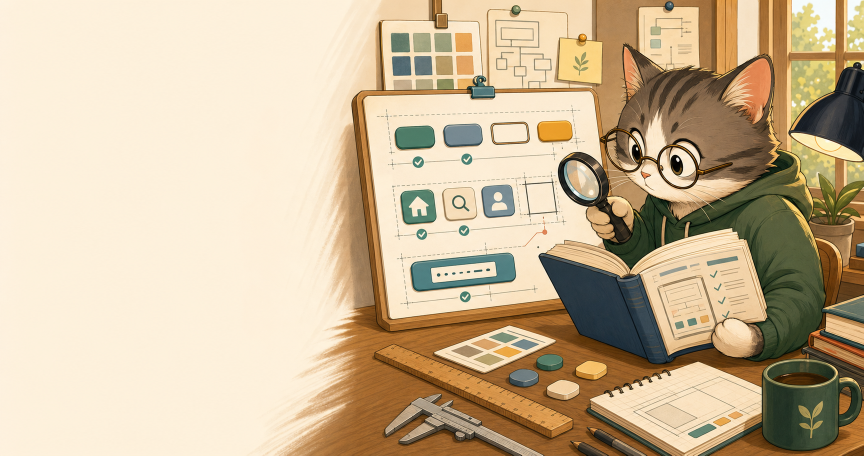
#> input picture assets/social-preview-artwork.png, 1727 x 911 px (shown at 1/2 size)
$ python generate-social-preview.py
#> lines starting #> are read from the running program, lines starting #| are printed output that depends on the picture
#> in build, artwork is the input picture: PIL image 1727x911 RGB; mean R, G, B 203, 183.2, 152.5
#!/usr/bin/env python3
"""Build the ground-my-ui social preview pair from the generated artwork.

The source artwork was generated with OpenAI's built-in image generation tool.
This script deterministically normalizes that artwork, applies the house fade,
and composites the exact approved copy. Fonts are macOS Avenir Next — on
other platforms install an equivalent or the script stops at FONT_PATHS.
"""

from pathlib import Path
from PIL import Image, ImageDraw, ImageFont


ASSETS = Path(__file__).resolve().parent
ARTWORK = ASSETS / "social-preview-artwork.png"
BASE = ASSETS / "social-preview-base.png"
FINAL = ASSETS / "social-preview.png"

CREAM = (254, 245, 229)
INK = (16, 33, 43)
TEAL = (31, 143, 138)
CORAL = (226, 86, 74)

# The fade below is solid cream to x=560 and clear by x=850 in base space, with
# alpha = 255*(1-t)**2. Text stays where alpha is still >=90% of cream, i.e.
# t<=0.051 -> x<=575 in base space, scaled by 1200/1731 for the final canvas.
SAFE_RIGHT = round(575 * 1200 / 1731)

FONT_PATHS = (
    Path("/System/Library/Fonts/Avenir Next.ttc"),
    Path("/Library/Fonts/Avenir Next.ttc"),
)


def font(size: int, index: int) -> ImageFont.FreeTypeFont:
    for path in FONT_PATHS:
        if path.exists():
            return ImageFont.truetype(str(path), size, index=index)
    raise FileNotFoundError("Avenir Next is required to reproduce the text layer")


def cover(image: Image.Image, size: tuple[int, int]) -> Image.Image:
#> called with size = (1731, 909)
    target_ratio = size[0] / size[1]
    source_ratio = image.width / image.height
#> source_ratio = 1.9
    if source_ratio > target_ratio:
        crop_width = round(image.height * target_ratio)
        left = (image.width - crop_width) // 2
        image = image.crop((left, 0, left + crop_width, image.height))
    elif source_ratio < target_ratio:
        crop_height = round(image.width / target_ratio)
#> crop_height = 907
        top = (image.height - crop_height) // 2
#> top = 2
        image = image.crop((0, top, image.width, top + crop_height))
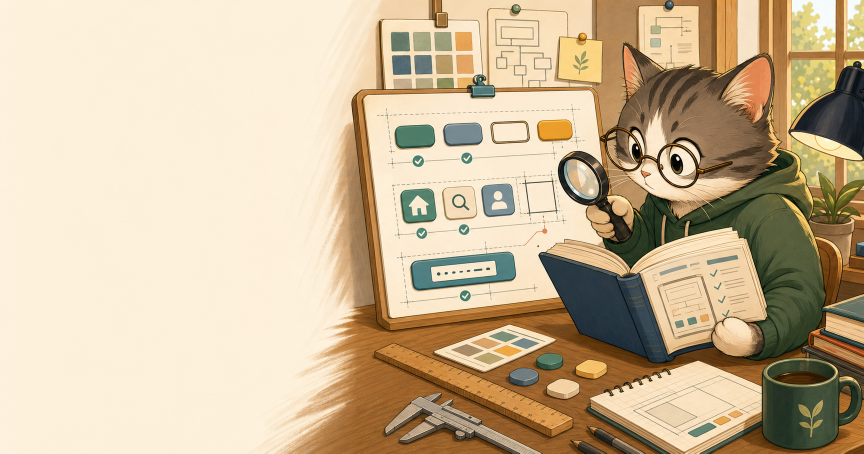
#> image: PIL image 1727x907 RGB (shown at 1/2 size); mean R, G, B 203, 183.2, 152.6
    return image.resize(size, Image.Resampling.LANCZOS)
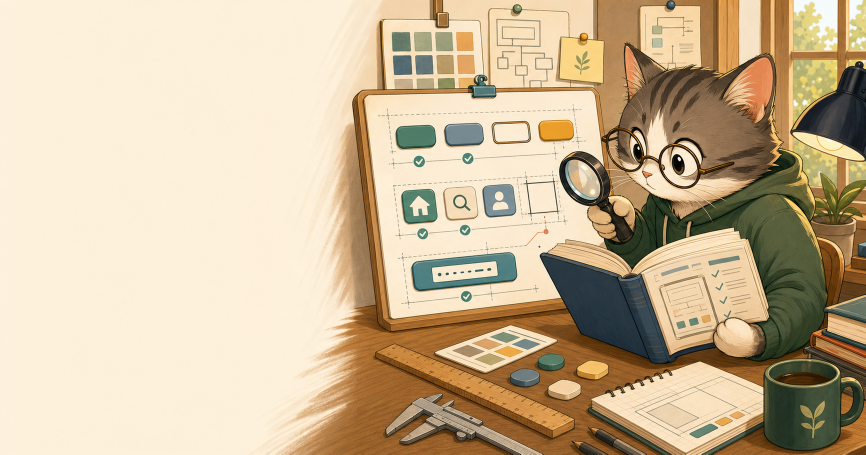
#> returned value: PIL image 1731x909 RGB (shown at 1/2 size); mean R, G, B 203, 183.2, 152.6


def add_house_fade(image: Image.Image, solid_until: int, clear_at: int) -> Image.Image:
#> called with solid_until = 560, clear_at = 850
    overlay = Image.new("RGBA", image.size, CREAM + (0,))
    alpha = Image.new("L", image.size)
#> alpha: PIL image 1731x909 L; every value is 0
    pixels = alpha.load()
    for x in range(image.width):
        if x <= solid_until:
            value = 255
        elif x >= clear_at:
            value = 0
        else:
            t = (x - solid_until) / (clear_at - solid_until)
            value = round(255 * (1 - t) ** 2)
        for y in range(image.height):
            pixels[x, y] = value
    overlay.putalpha(alpha)
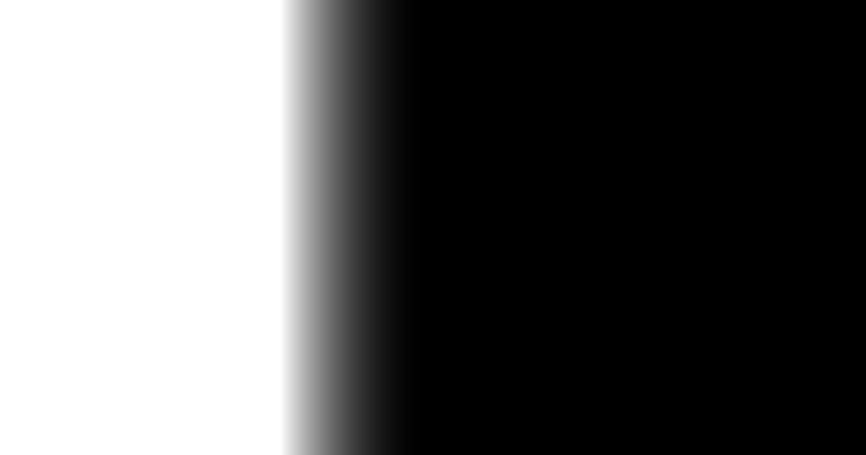
#> alpha: PIL image 1731x909 L (shown at 1/2 size); min 0, max 255, mean 96.8
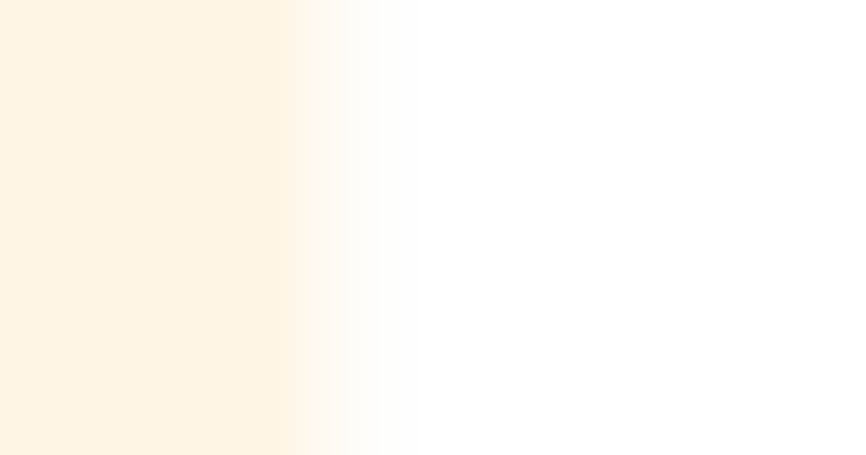
#> overlay: PIL image 1731x909 RGBA (shown at 1/2 size); mean R, G, B, A 254, 245, 229, 96.8; transparent parts drawn white
    return Image.alpha_composite(image.convert("RGBA"), overlay).convert("RGB")
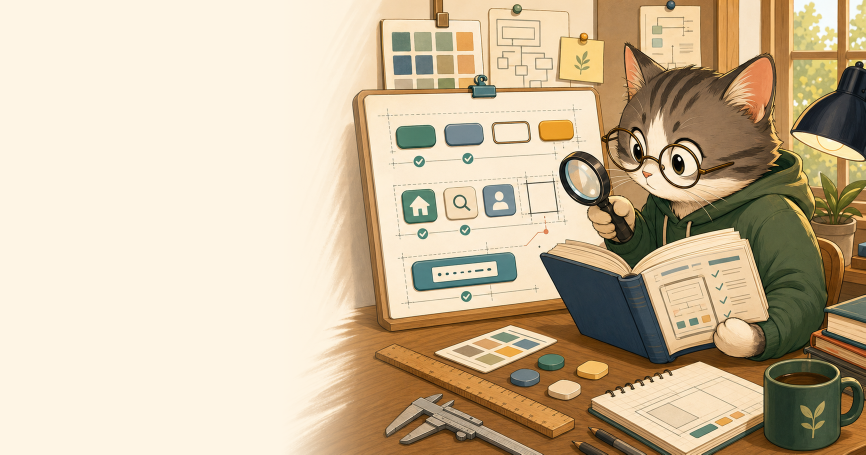
#> returned value: PIL image 1731x909 RGB (shown at 1/2 size); mean R, G, B 204.1, 186.2, 157.9


def build() -> None:
    artwork = Image.open(ARTWORK).convert("RGB")

    base = cover(artwork, (1731, 909))
    base = add_house_fade(base, solid_until=560, clear_at=850)
    base.save(BASE, optimize=True)

    final = cover(base, (1200, 630))
#> call 2 of cover, with size = (1200, 630)
#> in cover (call 2), `return image.resize(size, Image.Resampling.LANCZOS)`:
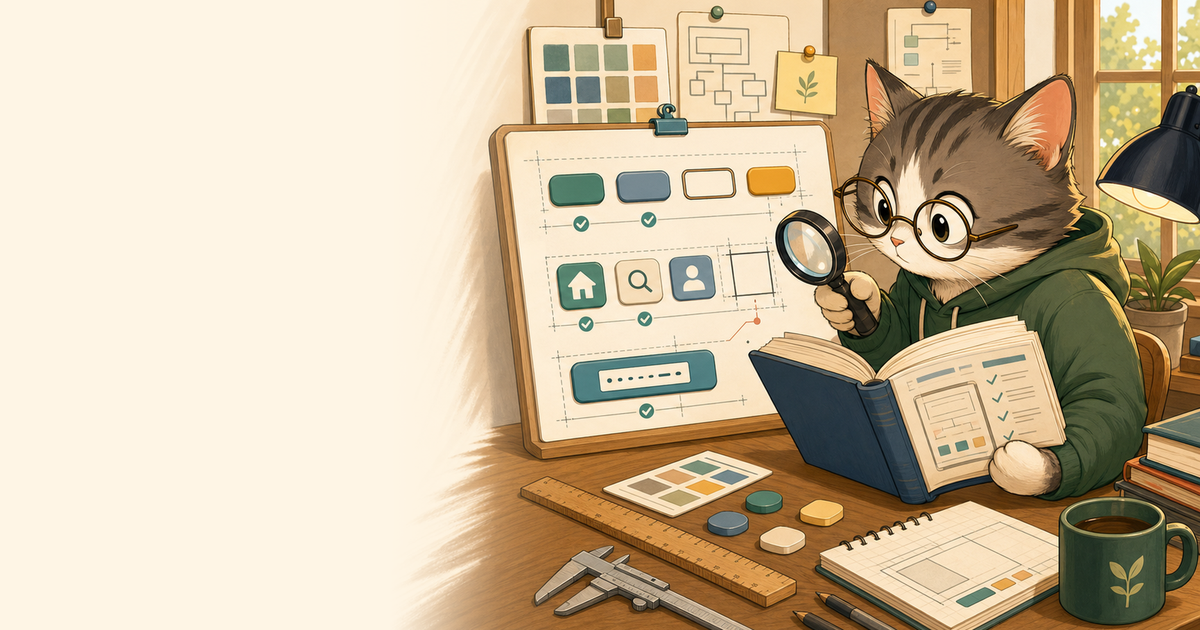
#> returned value: PIL image 1200x630 RGB; mean R, G, B 204.1, 186.2, 157.9
    draw = ImageDraw.Draw(final)
    x = 76

    # The name is set on two lines, as reproduce-my-bug sets "reproduce / my bug".
    # On one line it ran past SAFE_RIGHT into the illustration; siblings keep the
    # whole text block on flat cream.
    # TTC indices: 8 Heavy, 2 Demi Bold, 0 Bold.
    layout = (
        ((x, 156), "ground\nmy ui", font(69, 8), INK, 6),
        ((x, 324), "Verify the contracts.\nThen design.", font(29, 2), TEAL, 4),
        ((x, 424), "Nothing errored.\nThat is the problem.", font(21, 0), CORAL, 4),
    )
    for xy, text, f, fill, spacing in layout:
        draw.multiline_text(xy, text, font=f, fill=fill, spacing=spacing)

    # Verify by measurement, not assertion: every line must end left of the point
    # where the house fade is still effectively opaque cream.
    for xy, text, f, _fill, spacing in layout:
        right = draw.multiline_textbbox(xy, text, font=f, spacing=spacing)[2]
        label = text.replace("\n", " / ")
        print(f"  right={right:4d} (limit {SAFE_RIGHT})  {label}")
        if right > SAFE_RIGHT:
            raise AssertionError(f"text overruns the cream area: {label!r} ends at {right}")

    final.save(FINAL, optimize=True)


if __name__ == "__main__":
#> (the run stopped early here; a loop or call above may not have finished)
